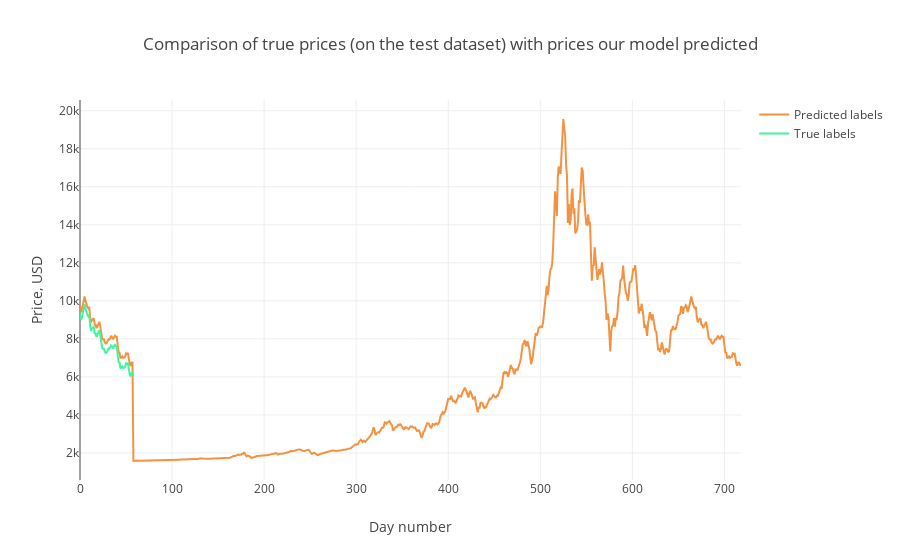

The cell this chart's notebook holds for it:
### Code cell
trace1 = go.Scatter(
    x = np.arange(0, len(prediction2_inverse), 1),
    y = prediction2_inverse,
    mode = 'lines',
    name = 'Predicted labels',
    line = dict(color=('rgb(244, 146, 65)'), width=2)
)
trace2 = go.Scatter(
    x = np.arange(0, len(Y_test2_inverse), 1),
    y = Y_test2_inverse,
    mode = 'lines',
    name = 'True labels',
    line = dict(color=('rgb(66, 244, 155)'), width=2)
)

data = [trace1, trace2]
layout = dict(title = 'Comparison of true prices (on the test dataset) with prices our model predicted',
             xaxis = dict(title = 'Day number'), yaxis = dict(title = 'Price, USD'))
fig = dict(data=data, layout=layout)
py.iplot(fig, filename='results_demonstrating0')

### Figure 1 — Plotly figure (JSON) as saved in the notebook; plotly's stock layout.template omitted (floating-point values rounded to 4 significant figures; data arrays with more than 128 entries replaced by an {"elided": "..."} marker saying what was removed)
{"data": [{"line": {"color": "rgb(244, 146, 65)", "width": 2}, "mode": "lines", "name": "Predicted labels", "type": "scatter", "uid": "035b0dfe-e75f-11e8-aa28-acbc3299c38d", "x": {"elided": "719 int values"}, "y": {"elided": "719 float values"}}, {"line": {"color": "rgb(66, 244, 155)", "width": 2}, "mode": "lines", "name": "True labels", "type": "scatter", "uid": "035b0fa2-e75f-11e8-87fa-acbc3299c38d", "x": [0, 1, 2, 3, 4, 5, 6, 7, 8, 9, 10, 11, 12, 13, 14, 15, 16, 17, 18, 19, 20, 21, 22, 23, 24, 25, 26, 27, 28, 29, 30, 31, 32, 33, 34, 35, 36, 37, 38, 39, 40, 41, 42, 43, 44, 45, 46, 47, 48, 49, 50, 51, 52, 53, 54, 55, 56, 57, 58], "y": [9290.0, 8988.0, 9112.0, 9379.0, 9656.0, 9829.0, 9615.0, 9344.0, 9261.0, 9193.0, 9265.0, 8701.0, 8423.0, 8550.0, 8581.0, 8642.0, 8282.0, 8278.0, 8106.0, 8254.0, 8362.0, 8455.0, 8233.0, 7784.0, 7538.0, 7486.0, 7490.0, 7317.0, 7255.0, 7293.0, 7432.0, 7500.0, 7481.0, 7597.0, 7690.0, 7575.0, 7492.0, 7606.0, 7692.0, 7629.0, 7630.0, 7133.0, 6760.0, 6754.0, 6442.0, 6501.0, 6551.0, 6462.0, 6509.0, 6523.0, 6718.0, 6681.0, 6736.0, 6359.0, 6135.0, 6024.0, 6203.0, 6202.0, 6070.0]}], "layout": {"title": "Comparison of true prices (on the test dataset) with prices our model predicted", "xaxis": {"title": "Day number"}, "yaxis": {"title": "Price, USD"}}}
